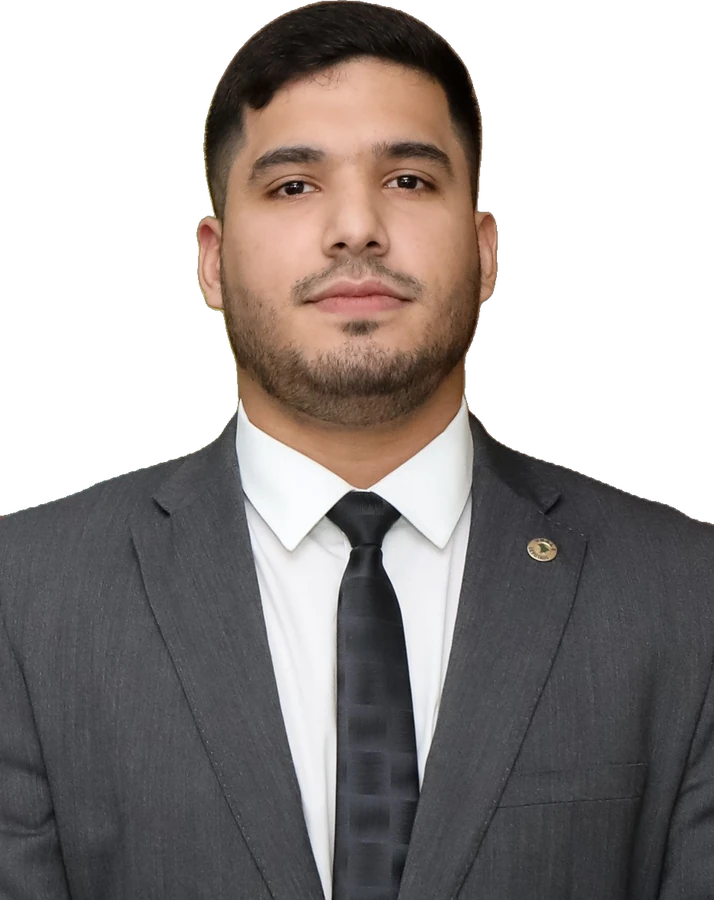
#> input picture assets/personagens/andre_fernandes.webp, 714 x 900 px
$ python -i personagens.py   (imports and definitions only)
#> lines starting #> are read from the running program, lines starting #| are printed output that depends on the picture
"""Banco de fotos dos personagens recorrentes (políticos/apresentadores) pra thumb colagem.

Só imagem de LICENÇA ABERTA do Wikimedia Commons, com licença e crédito conferidos pela API e
registrados em assets/personagens/licencas.json. Nunca baixa de buscador, jornal ou rede social.

  uv run py scripts/personagens.py lista                    # nomes que mais aparecem nos blocos
  uv run py scripts/personagens.py baixar "Lula" "Flávio Bolsonaro"
  uv run py scripts/personagens.py baixar --top=12          # os 12 primeiros da lista
  uv run py scripts/personagens.py baixar "Fulano" --arquivo="File:Fulano 2024.jpg"  # foto escolhida à mão

Como acha a foto: o nome vira um item do Wikidata (só pessoa: P31 = ser humano); tenta a imagem
oficial do item (P18) e, se a licença não servir, as fotos da categoria dele no Commons (P373).
Licenças aceitas: CC0, domínio público e CC BY (com crédito). CC BY-SA fica de fora por padrão
(a thumb inteira teria que sair em CC BY-SA); --aceitar-sa libera.
A foto precisa ter UM rosto (OpenCV); o fundo sai com o rembg (local) e o PNG fica em
assets/personagens/<slug>.webp. Custo: US$ 0.
"""
import html
import json
import re
import sys
import urllib.parse
import urllib.request
from collections import Counter
from datetime import date
from io import BytesIO
from pathlib import Path

# [1 line not run here, left out]

import _colagem as col
import _thumb_rosto as tr

ROOT = Path(__file__).parent.parent
OUTPUTS = ROOT / "outputs"
UA = "MissaoEmCortes/1.0 (https://github.com/guscrat/missao-em-cortes; thumbs com crédito)"
WIKIDATA = "https://www.wikidata.org/w/api.php"
COMMONS = "https://commons.wikimedia.org/w/api.php"
HUMANO = "Q5"
LARGURA_FOTO = 1000
MAX_CATEGORIA = 40
DOMINANTE = 4.0            # rosto principal >= 4x a área do 2º maior
LARGURA_MIN = 400          # foto menor fica borrada no painel da thumb (as do TSE têm 161 px)
ALTURA_MAX = 900           # recorte salvo com no máximo isso de altura

# tags com grafia errada ou apelido → nome que o Wikidata conhece
# (também viram apelidos no licencas.json: é por eles que o bloco "Quem manda se Flávio perder"
# acha a foto do Flávio Bolsonaro. Só nome curto sem ambiguidade: "André" ou "Renan" não)
APELIDOS = {
    "nicolas ferreira": "Nikolas Ferreira",
    "nikolas": "Nikolas Ferreira",
    "lulinha": "Fábio Luís Lula da Silva",
    "lula": "Luiz Inácio Lula da Silva",
    "flavio": "Flávio Bolsonaro",
    "flavio bolsonaro": "Flávio Bolsonaro",
    "pavanato": "Lucas Pavanato",
    "janones": "André Janones",
    "kim": "Kim Kataguiri",
    "mamaefalei": "Arthur do Val",
}
# nomes que a gente sempre quer no banco, mesmo sem aparecer nas tags ainda
FIXOS = ["Renan Santos", "Kim Kataguiri", "Arthur do Val", "Guto Zacarias", "Amanda Vettorazzo"]


# [10 lines left out: functions _get, _baixar_bytes, not called in this run]


def slug(nome: str) -> str:
    return re.sub(r"\s+", "_", col.normalizar(nome))


# ── licença ─────────────────────────────────────────────────────────────────

# [13 lines left out: function licenca_ok, not called in this run]


def _texto(meta: dict, chave: str) -> str:
    v = meta.get(chave, {}).get("value", "")
    return html.unescape(re.sub(r"<[^>]+>", "", v)).strip()


# [75 lines left out: functions info_arquivo, _info, arquivos_da_categoria, item_da_pessoa, contar_nomes, candidatos, not called in this run]


# ── baixar ──────────────────────────────────────────────────────────────────

def um_rosto(img) -> tuple | None:
    """O rosto dominante: o maior, se for pelo menos DOMINANTE x a área do 2º (foto de grupo
    não serve; um falso positivo pequeno do Haar não derruba a foto oficial)."""
    import cv2
    import numpy as np
    cinza = cv2.cvtColor(np.array(img.convert("RGB")), cv2.COLOR_RGB2GRAY)
    det = cv2.CascadeClassifier(cv2.data.haarcascades + "haarcascade_frontalface_default.xml")
    # o Haar falha ora reduzido (André Fernandes), ora em resolução cheia (Lula): tenta os dois
    for esc in dict.fromkeys((min(1.0, tr.LARGURA_DETECCAO / img.width), 1.0)):
        pequeno = cv2.resize(cinza, None, fx=esc, fy=esc) if esc < 1 else cinza
        achados = sorted(det.detectMultiScale(pequeno, scaleFactor=1.1, minNeighbors=6,
                                              minSize=(max(24, pequeno.shape[1] // 12),) * 2),
                         key=lambda r: -r[2] * r[3])
        if len(achados) == 0:
            continue
        if len(achados) > 1 and achados[0][2] * achados[0][3] < DOMINANTE * achados[1][2] * achados[1][3]:
            return None
        return tuple(int(v / esc) for v in achados[0])
    return None


# [121 lines left out: functions opcoes, sugerir, baixar, apelidos_de, registrar, main, not called in this run]


# [2 lines not run here, left out]

>>> from PIL import Image
>>> picture = Image.open('../assets/personagens/andre_fernandes.webp')
#> picture is the input picture: PIL image 714x900 RGBA; mean R, G, B, A 70.3, 64.4, 62.3, 166.3
>>> result = um_rosto(picture)
#> in um_rosto, `cinza = cv2.cvtColor(np.array(img.convert("RGB")), cv2.COLOR_RGB2GRAY)`:
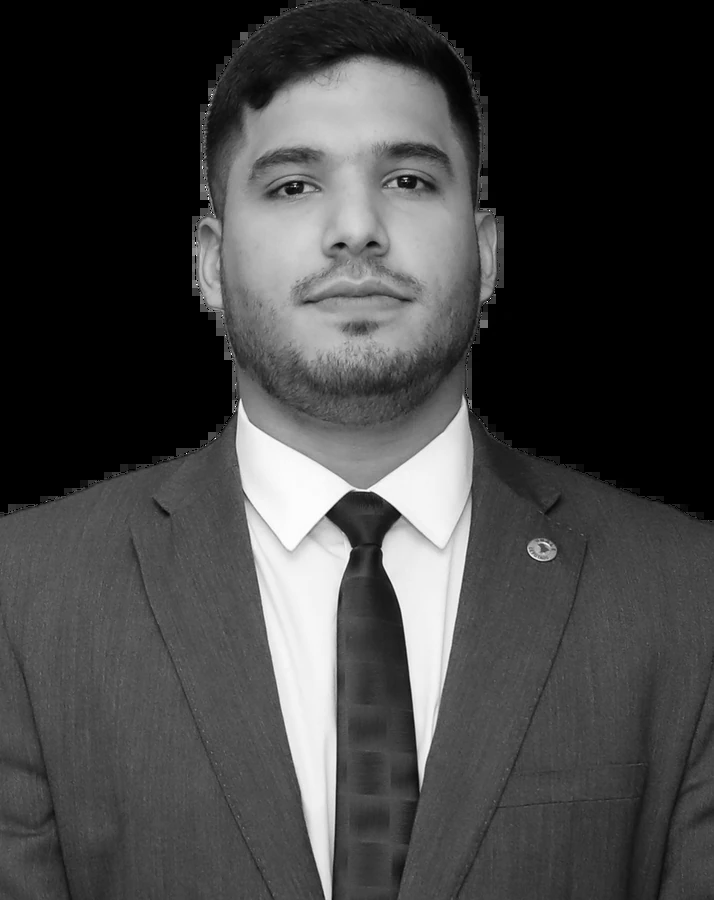
#> cinza: shape (900, 714); min 0, max 255, mean 65.9
#> the loop in um_rosto, `for esc in dict.fromkeys((min(1.0, tr.LARGURA_DETECCAO / img.width), 1..` made 1 pass
#> achados on pass 1: [[176, 52, 284, 284]]
#> result = (196, 58, 316, 316)

$ run again, on assets/personagens/kim_kataguiri.webp
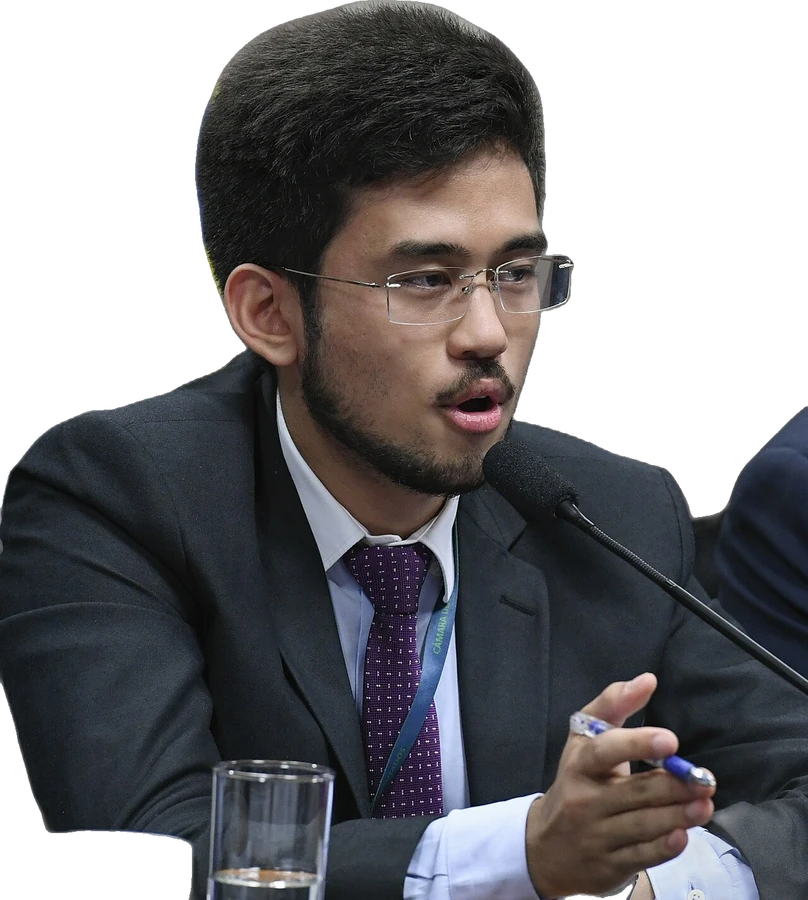
#> input picture assets/personagens/kim_kataguiri.webp, 808 x 900 px
#> picture is the input picture: PIL image 808x900 RGBA; mean R, G, B, A 44.3, 43.4, 46, 171.2
#> in um_rosto, `cinza = cv2.cvtColor(np.array(img.convert("RGB")), cv2.COLOR_RGB2GRAY)`:
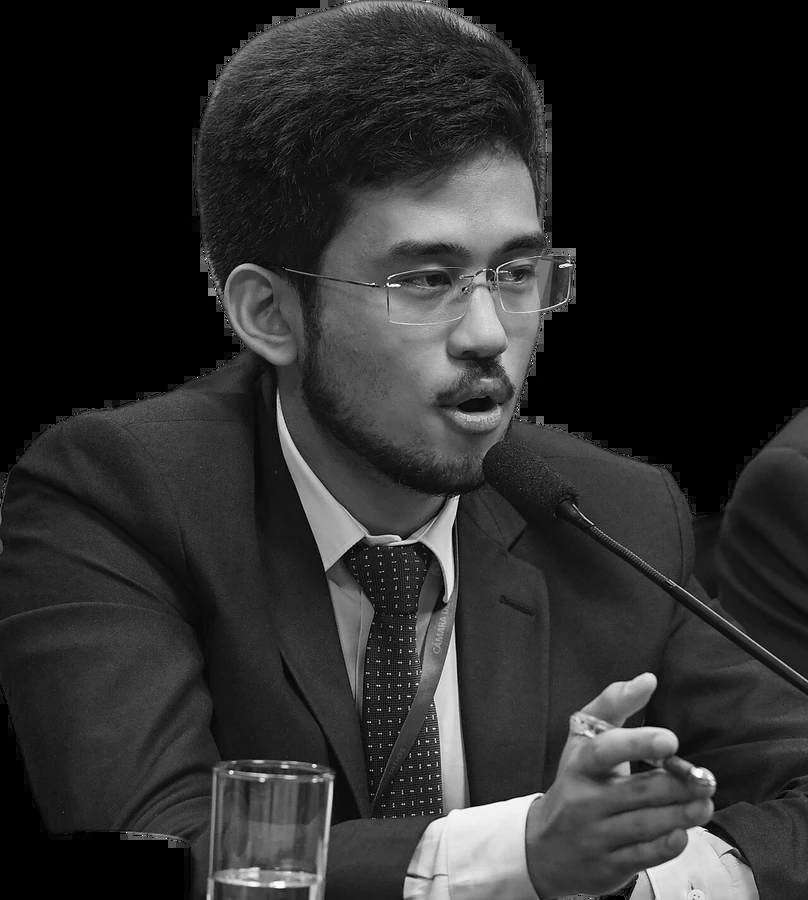
#> cinza: shape (900, 808); min 0, max 255, mean 44
#> the loop in um_rosto, `for esc in dict.fromkeys((min(1.0, tr.LARGURA_DETECCAO / img.width), 1..` made 1 pass
#> achados on pass 1: [[260, 134, 218, 218], [436, 561, 117, 117]]

$ run again, on assets/personagens/luiz_inacio_lula_da_silva.webp
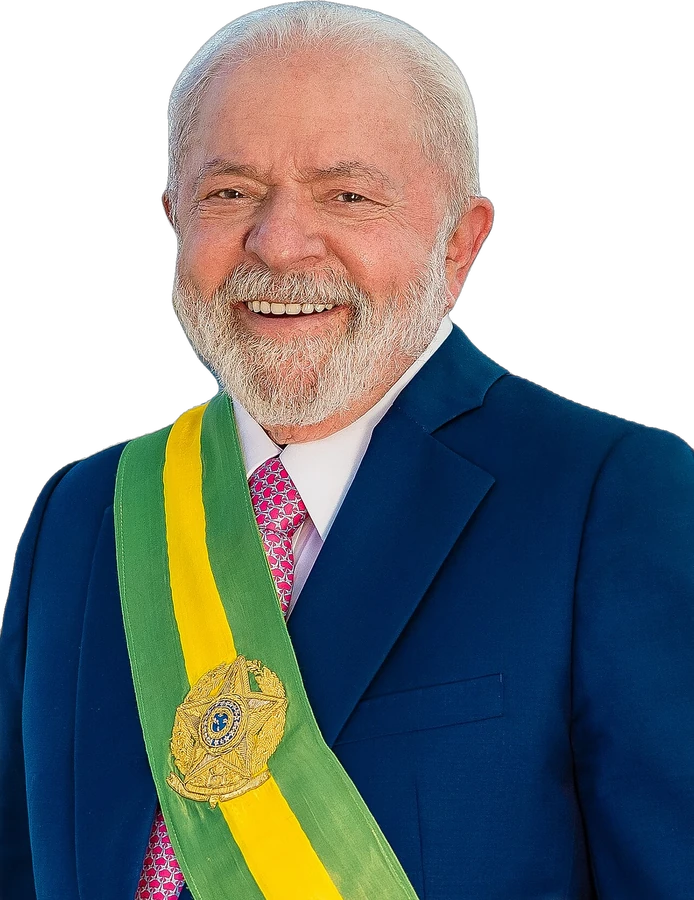
#> input picture assets/personagens/luiz_inacio_lula_da_silva.webp, 694 x 900 px
#> picture is the input picture: PIL image 694x900 RGBA; mean R, G, B, A 60.9, 67.9, 68.3, 180.8
#> in um_rosto, `cinza = cv2.cvtColor(np.array(img.convert("RGB")), cv2.COLOR_RGB2GRAY)`:
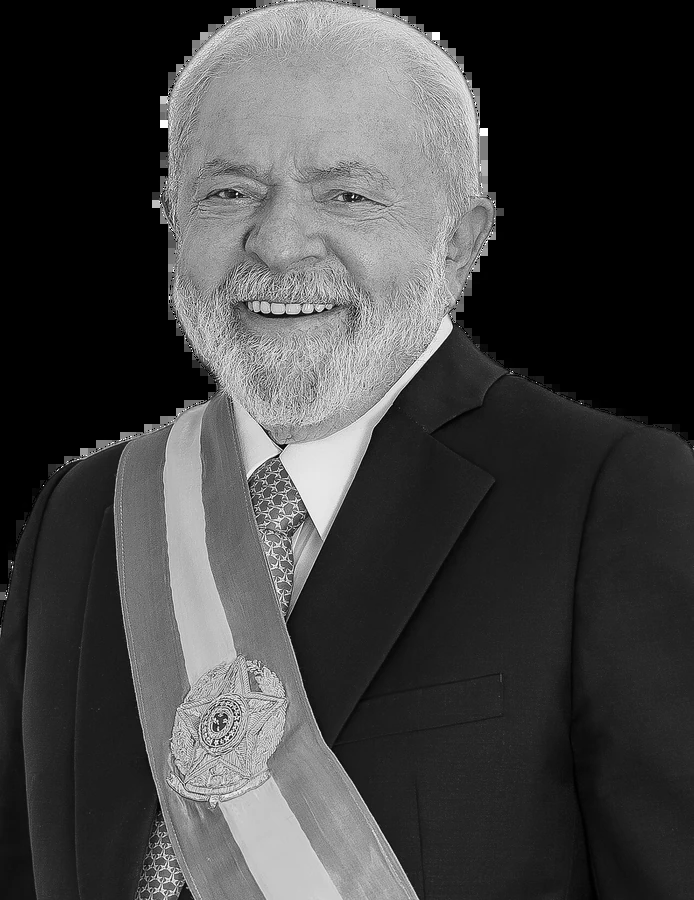
#> cinza: shape (900, 694); min 0, max 255, mean 65.9
#> the loop in um_rosto, `for esc in dict.fromkeys((min(1.0, tr.LARGURA_DETECCAO / img.width), 1..` made 1 pass
#> achados on pass 1: [[128, 56, 298, 298]]
#> result = (138, 60, 323, 323)

$ run again, on assets/personagens/nikolas_ferreira.webp
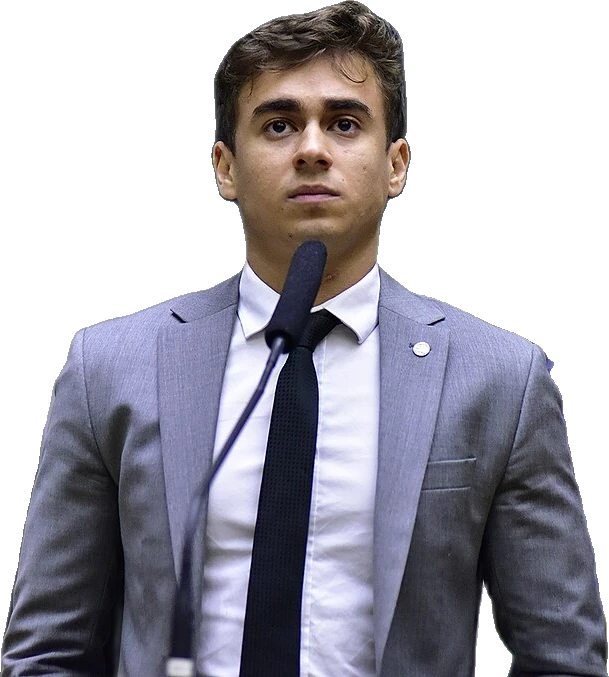
#> input picture assets/personagens/nikolas_ferreira.webp, 609 x 677 px
#> picture is the input picture: PIL image 609x677 RGBA; mean R, G, B, A 68.1, 66.2, 75.1, 152.5
#> in um_rosto, `cinza = cv2.cvtColor(np.array(img.convert("RGB")), cv2.COLOR_RGB2GRAY)`:
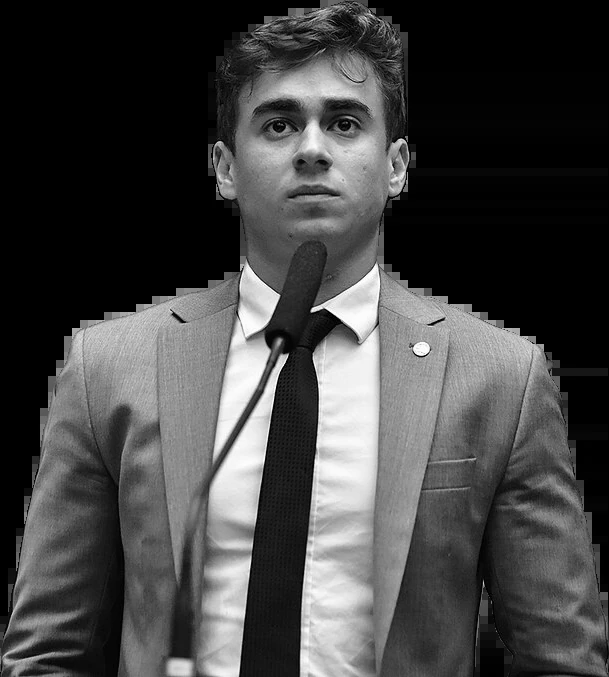
#> cinza: shape (677, 609); min 0, max 255, mean 67.8
#> the loop in um_rosto, `for esc in dict.fromkeys((min(1.0, tr.LARGURA_DETECCAO / img.width), 1..` made 1 pass
#> achados on pass 1: [[216, 46, 192, 192], [301, 582, 82, 82]]
#> result = (216, 46, 192, 192)
